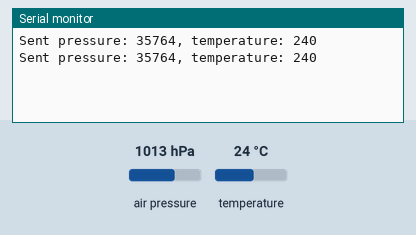
Bench run of a sketch on a simulated Arduino Uno, built with avr-gcc and run on an emulated ATmega328P. Parts: the last lines printed to the serial monitor. The test bench sets the inputs (shaded band); at power-on: air pressure 1013 hPa, temperature 24 °C.

Above: at 3.3 s.
3.4 s: air pressure set to 952 hPa
At 6.4 s:
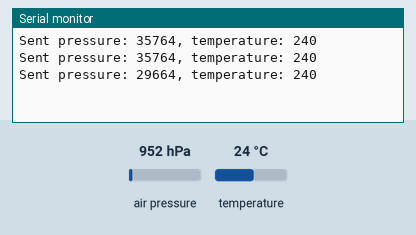
6.7 s: temperature set to 12 °C
At 9.2 s:
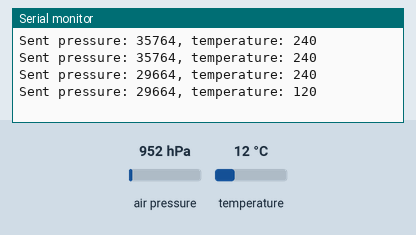
10.0 s: air pressure set to 975 hPa
At 11.4 s:
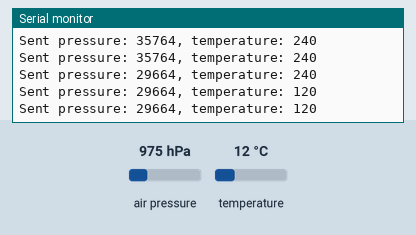
Timing chart, 0 to 13.0 s (numbered marks = the images above; inputs shaded):
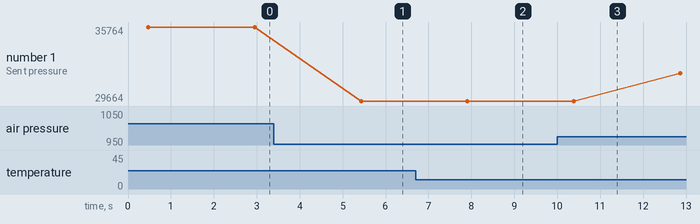

The sketch:

tx180.ino
```cpp
#include <Wire.h>
#include <Adafruit_Sensor.h>
#include <Adafruit_BMP085_U.h>
#include <RCSwitch.h>

Adafruit_BMP085_Unified bmp = Adafruit_BMP085_Unified();
#define RF_TRANSMITTER_PIN 17

RCSwitch mySwitch = RCSwitch();

void setup() {
    Serial.begin(9600);
    pinMode(RF_TRANSMITTER_PIN, OUTPUT);
    mySwitch.enableTransmit(RF_TRANSMITTER_PIN);

    if (!bmp.begin()) {
        Serial.println("Sensor error: BMP180 not detected");
        while (1);
    }
}

void loop() {
    sensors_event_t event;
    if (!bmp.getEvent(&event)) {
        Serial.println("Sensor error: Unable to read event");
        return;
    }

    if (event.pressure) {
        float temperature;
        bmp.getTemperature(&temperature);

        // Convert values to integers (e.g., multiply to avoid floating point)
        uint16_t pressure = (uint16_t)(event.pressure * 100); // e.g., 1013.25 hPa -> 101325
        uint16_t temp = (uint16_t)(temperature * 10); // e.g., 22.3 C -> 223

        // Combine values into a single 32-bit value if needed, or send separately
        uint32_t data = ((uint32_t)pressure << 16) | temp;

        // Send the data as binary
        mySwitch.send(data, 32);

        Serial.print("Sent pressure: ");
        Serial.print(pressure);
        Serial.print(", temperature: ");
        Serial.println(temp);

        delay(2000); // Wait a bit between measurements
    }
}
```

Measured:
- after the input at 3.4 s, the serial monitor: prints a new line after 2.0 s (image 1)
- after the input at 6.7 s, the serial monitor: prints a new line after 1.2 s (image 2)
- plotted number 1: 35764 → 29664 after the input at 3.4 s, 29664 → 31964 after the input at 10.0 s
